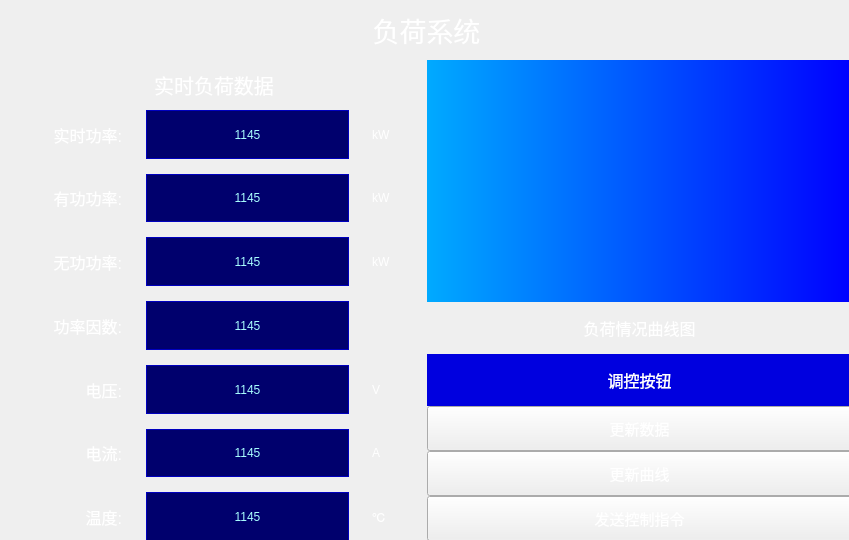
<?xml version="1.0" encoding="UTF-8"?>
<ui version="4.0">
 <class>Form</class>
 <widget class="QWidget" name="Form">
  <property name="geometry">
   <rect>
    <x>0</x>
    <y>0</y>
    <width>849</width>
    <height>540</height>
   </rect>
  </property>
  <property name="windowTitle">
   <string>Form</string>
  </property>
  <property name="styleSheet">
   <string notr="true">background-color:qradialgradient(
spread:pad, cx:0.5, cy:0.5, 
radius:0.431, fx:0.5, fy:0.5, 
stop:0.153409 rgba(39, 98, 216, 255), 
stop:1 rgba(16, 16, 181, 255)
);
padding:10px;</string>
  </property>
  <widget class="QWidget" name="layoutWidget">
   <property name="geometry">
    <rect>
     <x>1</x>
     <y>0</y>
     <width>851</width>
     <height>541</height>
    </rect>
   </property>
   <layout class="QVBoxLayout" name="mainLayout" stretch="1,20">
    <property name="spacing">
     <number>0</number>
    </property>
    <item>
     <widget class="QLabel" name="title_lb">
      <property name="styleSheet">
       <string notr="true">background-color:rgba(0,0,0,0);
color:white;
font-size:20pt;
/*padding-left:40%;*/</string>
      </property>
      <property name="text">
       <string>负荷系统</string>
      </property>
      <property name="alignment">
       <set>Qt::AlignCenter</set>
      </property>
     </widget>
    </item>
    <item>
     <layout class="QHBoxLayout" name="horizontalLayout" stretch="1,1">
      <property name="spacing">
       <number>0</number>
      </property>
      <item>
       <layout class="QVBoxLayout" name="verticalLayout" stretch="1,10">
        <item>
         <widget class="QLabel" name="ns_hd_lb">
          <property name="styleSheet">
           <string notr="true">background-color:rgba(0,0,0,0);
color:white;
font-size:15pt
;
/*padding-left:40%;*/</string>
          </property>
          <property name="text">
           <string>实时负荷数据</string>
          </property>
          <property name="alignment">
           <set>Qt::AlignCenter</set>
          </property>
         </widget>
        </item>
        <item>
         <layout class="QGridLayout" name="gridLayout" rowstretch="0,0,0,0,0,0,0" columnstretch="2,3,1">
          <property name="horizontalSpacing">
           <number>10</number>
          </property>
          <property name="verticalSpacing">
           <number>15</number>
          </property>
          <item row="2" column="0">
           <widget class="QLabel" name="ld_lb_hd_3">
            <property name="styleSheet">
             <string notr="true">background-color:rgba(0,0,0,0);
color:white;
font-size: 12pt
/*padding-left:40%;*/</string>
            </property>
            <property name="text">
             <string>无功功率:</string>
            </property>
            <property name="alignment">
             <set>Qt::AlignRight|Qt::AlignTrailing|Qt::AlignVCenter</set>
            </property>
           </widget>
          </item>
          <item row="0" column="2">
           <widget class="QLabel" name="ld_lb_unit_1">
            <property name="styleSheet">
             <string notr="true">background-color:rgba(0,0,0,0);
color:white;
/*padding-left:40%;*/</string>
            </property>
            <property name="text">
             <string>kW</string>
            </property>
            <property name="alignment">
             <set>Qt::AlignLeading|Qt::AlignLeft|Qt::AlignVCenter</set>
            </property>
           </widget>
          </item>
          <item row="3" column="0">
           <widget class="QLabel" name="ld_lb_hd_4">
            <property name="styleSheet">
             <string notr="true">background-color:rgba(0,0,0,0);
color:white;
font-size: 12pt
/*padding-left:40%;*/</string>
            </property>
            <property name="text">
             <string>功率因数:</string>
            </property>
            <property name="alignment">
             <set>Qt::AlignRight|Qt::AlignTrailing|Qt::AlignVCenter</set>
            </property>
           </widget>
          </item>
          <item row="5" column="0">
           <widget class="QLabel" name="ld_lb_hd_6">
            <property name="styleSheet">
             <string notr="true">background-color:rgba(0,0,0,0);
color:white;
font-size: 12pt
/*padding-left:40%;*/</string>
            </property>
            <property name="text">
             <string>电流:</string>
            </property>
            <property name="alignment">
             <set>Qt::AlignRight|Qt::AlignTrailing|Qt::AlignVCenter</set>
            </property>
           </widget>
          </item>
          <item row="0" column="0">
           <widget class="QLabel" name="ld_lb_hd_1">
            <property name="styleSheet">
             <string notr="true">background-color:rgba(0,0,0,0);
color:white;
font-size: 12pt
/*padding-left:40%;*/</string>
            </property>
            <property name="text">
             <string>实时功率:</string>
            </property>
            <property name="alignment">
             <set>Qt::AlignRight|Qt::AlignTrailing|Qt::AlignVCenter</set>
            </property>
           </widget>
          </item>
          <item row="4" column="0">
           <widget class="QLabel" name="ld_lb_hd_5">
            <property name="styleSheet">
             <string notr="true">background-color:rgba(0,0,0,0);
color:white;
font-size: 12pt
/*padding-left:40%;*/</string>
            </property>
            <property name="text">
             <string>电压:</string>
            </property>
            <property name="alignment">
             <set>Qt::AlignRight|Qt::AlignTrailing|Qt::AlignVCenter</set>
            </property>
           </widget>
          </item>
          <item row="0" column="1">
           <widget class="QLabel" name="ld_lb_dt_1">
            <property name="styleSheet">
             <string notr="true">color: rgb(170, 255, 255);
border-width:0.5px;
border-style:solid;
border-color:rgb(0, 0, 190);
background-color:rgb(0, 0, 109);</string>
            </property>
            <property name="text">
             <string>1145</string>
            </property>
            <property name="alignment">
             <set>Qt::AlignCenter</set>
            </property>
           </widget>
          </item>
          <item row="1" column="0">
           <widget class="QLabel" name="ld_lb_hd_2">
            <property name="styleSheet">
             <string notr="true">background-color:rgba(0,0,0,0);
color:white;
font-size: 12pt
/*padding-left:40%;*/</string>
            </property>
            <property name="text">
             <string>有功功率:</string>
            </property>
            <property name="alignment">
             <set>Qt::AlignRight|Qt::AlignTrailing|Qt::AlignVCenter</set>
            </property>
           </widget>
          </item>
          <item row="6" column="0">
           <widget class="QLabel" name="ld_lb_hd_7">
            <property name="styleSheet">
             <string notr="true">background-color:rgba(0,0,0,0);
color:white;
font-size: 12pt
/*padding-left:40%;*/</string>
            </property>
            <property name="text">
             <string>温度:</string>
            </property>
            <property name="alignment">
             <set>Qt::AlignRight|Qt::AlignTrailing|Qt::AlignVCenter</set>
            </property>
           </widget>
          </item>
          <item row="1" column="1">
           <widget class="QLabel" name="ld_lb_dt_2">
            <property name="styleSheet">
             <string notr="true">color: rgb(170, 255, 255);
border-width:0.5px;
border-style:solid;
border-color:rgb(0, 0, 190);
background-color:rgb(0, 0, 109);</string>
            </property>
            <property name="text">
             <string>1145</string>
            </property>
            <property name="alignment">
             <set>Qt::AlignCenter</set>
            </property>
           </widget>
          </item>
          <item row="2" column="1">
           <widget class="QLabel" name="ld_lb_dt_3">
            <property name="styleSheet">
             <string notr="true">color: rgb(170, 255, 255);
border-width:0.5px;
border-style:solid;
border-color:rgb(0, 0, 190);
background-color:rgb(0, 0, 109);</string>
            </property>
            <property name="text">
             <string>1145</string>
            </property>
            <property name="alignment">
             <set>Qt::AlignCenter</set>
            </property>
           </widget>
          </item>
          <item row="3" column="1">
           <widget class="QLabel" name="ld_lb_dt_4">
            <property name="styleSheet">
             <string notr="true">color: rgb(170, 255, 255);
border-width:0.5px;
border-style:solid;
border-color:rgb(0, 0, 190);
background-color:rgb(0, 0, 109);</string>
            </property>
            <property name="text">
             <string>1145</string>
            </property>
            <property name="alignment">
             <set>Qt::AlignCenter</set>
            </property>
           </widget>
          </item>
          <item row="4" column="1">
           <widget class="QLabel" name="ld_lb_dt_5">
            <property name="styleSheet">
             <string notr="true">color: rgb(170, 255, 255);
border-width:0.5px;
border-style:solid;
border-color:rgb(0, 0, 190);
background-color:rgb(0, 0, 109);</string>
            </property>
            <property name="text">
             <string>1145</string>
            </property>
            <property name="alignment">
             <set>Qt::AlignCenter</set>
            </property>
           </widget>
          </item>
          <item row="5" column="1">
           <widget class="QLabel" name="ld_lb_dt_6">
            <property name="styleSheet">
             <string notr="true">color: rgb(170, 255, 255);
border-width:0.5px;
border-style:solid;
border-color:rgb(0, 0, 190);
background-color:rgb(0, 0, 109);</string>
            </property>
            <property name="text">
             <string>1145</string>
            </property>
            <property name="alignment">
             <set>Qt::AlignCenter</set>
            </property>
           </widget>
          </item>
          <item row="6" column="1">
           <widget class="QLabel" name="ld_lb_dt_7">
            <property name="styleSheet">
             <string notr="true">color: rgb(170, 255, 255);
border-width:0.5px;
border-style:solid;
border-color:rgb(0, 0, 190);
background-color:rgb(0, 0, 109);</string>
            </property>
            <property name="text">
             <string>1145</string>
            </property>
            <property name="alignment">
             <set>Qt::AlignCenter</set>
            </property>
           </widget>
          </item>
          <item row="1" column="2">
           <widget class="QLabel" name="ld_lb_unit_2">
            <property name="styleSheet">
             <string notr="true">background-color:rgba(0,0,0,0);
color:white;
/*padding-left:40%;*/</string>
            </property>
            <property name="text">
             <string>kW</string>
            </property>
            <property name="alignment">
             <set>Qt::AlignLeading|Qt::AlignLeft|Qt::AlignVCenter</set>
            </property>
           </widget>
          </item>
          <item row="2" column="2">
           <widget class="QLabel" name="ld_lb_unit_3">
            <property name="styleSheet">
             <string notr="true">background-color:rgba(0,0,0,0);
color:white;
/*padding-left:40%;*/</string>
            </property>
            <property name="text">
             <string>kW</string>
            </property>
            <property name="alignment">
             <set>Qt::AlignLeading|Qt::AlignLeft|Qt::AlignVCenter</set>
            </property>
           </widget>
          </item>
          <item row="3" column="2">
           <widget class="QLabel" name="ld_lb_unit_4">
            <property name="styleSheet">
             <string notr="true">background-color:rgba(0,0,0,0);
color:white;
/*padding-left:40%;*/</string>
            </property>
            <property name="text">
             <string/>
            </property>
            <property name="alignment">
             <set>Qt::AlignLeading|Qt::AlignLeft|Qt::AlignVCenter</set>
            </property>
           </widget>
          </item>
          <item row="4" column="2">
           <widget class="QLabel" name="ld_lb_unit_5">
            <property name="styleSheet">
             <string notr="true">background-color:rgba(0,0,0,0);
color:white;
/*padding-left:40%;*/</string>
            </property>
            <property name="text">
             <string>V</string>
            </property>
            <property name="alignment">
             <set>Qt::AlignLeading|Qt::AlignLeft|Qt::AlignVCenter</set>
            </property>
           </widget>
          </item>
          <item row="5" column="2">
           <widget class="QLabel" name="ld_lb_unit_6">
            <property name="styleSheet">
             <string notr="true">background-color:rgba(0,0,0,0);
color:white;
/*padding-left:40%;*/</string>
            </property>
            <property name="text">
             <string>A</string>
            </property>
            <property name="alignment">
             <set>Qt::AlignLeading|Qt::AlignLeft|Qt::AlignVCenter</set>
            </property>
           </widget>
          </item>
          <item row="6" column="2">
           <widget class="QLabel" name="ld_lb_unit_7">
            <property name="styleSheet">
             <string notr="true">background-color:rgba(0,0,0,0);
color:white;
/*padding-left:40%;*/</string>
            </property>
            <property name="text">
             <string>℃</string>
            </property>
            <property name="alignment">
             <set>Qt::AlignLeading|Qt::AlignLeft|Qt::AlignVCenter</set>
            </property>
           </widget>
          </item>
         </layout>
        </item>
       </layout>
      </item>
      <item>
       <layout class="QVBoxLayout" name="verticalLayout_2" stretch="10,1,1,6">
        <property name="spacing">
         <number>0</number>
        </property>
        <item>
         <widget class="QLabel" name="pw_fg">
          <property name="styleSheet">
           <string notr="true">background-color:qlineargradient(spread:pad, x1:0, y1:0, x2:1, y2:0, stop:0 rgb(0, 170, 255), stop:1 rgb(0, 0, 255))</string>
          </property>
          <property name="text">
           <string/>
          </property>
         </widget>
        </item>
        <item>
         <widget class="QLabel" name="fg_hd_lb">
          <property name="styleSheet">
           <string notr="true">background-color:rgba(0,0,0,0);
color:white;
font-size:12pt;
/*padding-left:40%;*/</string>
          </property>
          <property name="text">
           <string>负荷情况曲线图</string>
          </property>
          <property name="alignment">
           <set>Qt::AlignHCenter|Qt::AlignTop</set>
          </property>
         </widget>
        </item>
        <item>
         <widget class="QLabel" name="label">
          <property name="styleSheet">
           <string notr="true">background-color:rgb(0, 0, 223);
color:white;
font-size:12pt;
/*padding-left:40%;*/</string>
          </property>
          <property name="text">
           <string>调控按钮</string>
          </property>
          <property name="alignment">
           <set>Qt::AlignBottom|Qt::AlignHCenter</set>
          </property>
         </widget>
        </item>
        <item>
         <layout class="QGridLayout" name="gridLayout_3">
          <property name="spacing">
           <number>0</number>
          </property>
          <item row="0" column="0">
           <widget class="QPushButton" name="set_btn_1">
            <property name="styleSheet">
             <string notr="true">color:white;
font-size:15px;
background-color:qradialgradient(
spread:pad, cx:0.5, cy:0.5, 
radius:0.431, fx:0.5, fy:0.5, 
stop:0.153409 rgba(39, 98, 216, 255), 
stop:1 rgba(16, 16, 181, 255)
);
/*padding:10px;*/</string>
            </property>
            <property name="text">
             <string>更新数据</string>
            </property>
           </widget>
          </item>
          <item row="1" column="0">
           <widget class="QPushButton" name="set_btn_2">
            <property name="styleSheet">
             <string notr="true">color:white;
font-size:15px;
background-color:qradialgradient(
spread:pad, cx:0.5, cy:0.5, 
radius:0.431, fx:0.5, fy:0.5, 
stop:0.153409 rgba(39, 98, 216, 255), 
stop:1 rgba(16, 16, 181, 255)
);
/*padding:10px;*/</string>
            </property>
            <property name="text">
             <string>更新曲线</string>
            </property>
           </widget>
          </item>
          <item row="2" column="0">
           <widget class="QPushButton" name="set_btn_3">
            <property name="styleSheet">
             <string notr="true">color:white;
font-size:15px;
background-color:qradialgradient(
spread:pad, cx:0.5, cy:0.5, 
radius:0.431, fx:0.5, fy:0.5, 
stop:0.153409 rgba(39, 98, 216, 255), 
stop:1 rgba(16, 16, 181, 255)
);
/*padding:10px;*/</string>
            </property>
            <property name="text">
             <string>发送控制指令</string>
            </property>
           </widget>
          </item>
         </layout>
        </item>
       </layout>
      </item>
     </layout>
    </item>
   </layout>
  </widget>
 </widget>
 <resources/>
 <connections/>
</ui>
